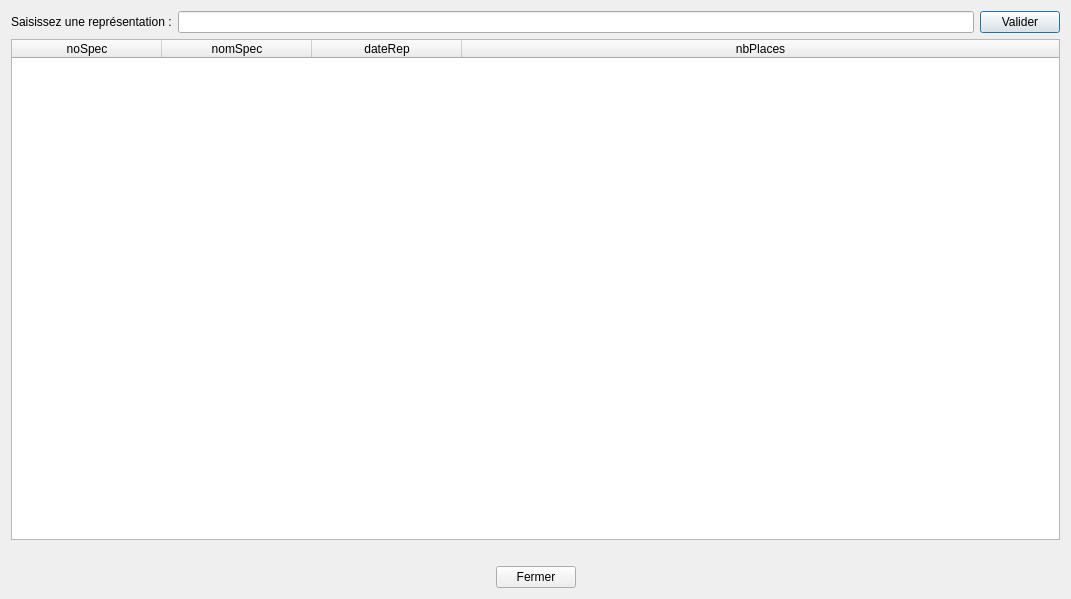
<?xml version="1.0" encoding="UTF-8"?>
<ui version="4.0">
 <class>tablesData</class>
 <widget class="QDialog" name="tablesData">
  <property name="geometry">
   <rect>
    <x>0</x>
    <y>0</y>
    <width>1071</width>
    <height>599</height>
   </rect>
  </property>
  <property name="sizePolicy">
   <sizepolicy hsizetype="Preferred" vsizetype="Preferred">
    <horstretch>0</horstretch>
    <verstretch>0</verstretch>
   </sizepolicy>
  </property>
  <property name="minimumSize">
   <size>
    <width>0</width>
    <height>0</height>
   </size>
  </property>
  <property name="windowTitle">
   <string>représentations et nombre de places réservées par spectacle (V1)</string>
  </property>
  <layout class="QVBoxLayout" name="verticalLayout">
   <item>
    <layout class="QHBoxLayout" name="horizontalLayout_2">
     <property name="bottomMargin">
      <number>0</number>
     </property>
     <item>
      <widget class="QLabel" name="label">
       <property name="text">
        <string>Saisissez une représentation :</string>
       </property>
      </widget>
     </item>
     <item>
      <widget class="QLineEdit" name="lineEdit">
       <property name="acceptDrops">
        <bool>false</bool>
       </property>
      </widget>
     </item>
     <item>
      <widget class="QPushButton" name="pushButton_2">
       <property name="text">
        <string>Valider</string>
       </property>
      </widget>
     </item>
    </layout>
   </item>
   <item>
    <widget class="QTableWidget" name="tableDev_1_2">
     <property name="minimumSize">
      <size>
       <width>0</width>
       <height>400</height>
      </size>
     </property>
     <attribute name="horizontalHeaderCascadingSectionResizes">
      <bool>true</bool>
     </attribute>
     <attribute name="horizontalHeaderMinimumSectionSize">
      <number>50</number>
     </attribute>
     <attribute name="horizontalHeaderDefaultSectionSize">
      <number>150</number>
     </attribute>
     <attribute name="horizontalHeaderStretchLastSection">
      <bool>true</bool>
     </attribute>
     <attribute name="verticalHeaderVisible">
      <bool>false</bool>
     </attribute>
     <attribute name="verticalHeaderStretchLastSection">
      <bool>false</bool>
     </attribute>
     <column>
      <property name="text">
       <string>noSpec</string>
      </property>
     </column>
     <column>
      <property name="text">
       <string>nomSpec</string>
      </property>
     </column>
     <column>
      <property name="text">
       <string>dateRep</string>
      </property>
     </column>
     <column>
      <property name="text">
       <string>nbPlaces</string>
      </property>
     </column>
    </widget>
   </item>
   <item>
    <widget class="QLabel" name="label_dev_1_2">
     <property name="text">
      <string/>
     </property>
    </widget>
   </item>
   <item>
    <layout class="QHBoxLayout" name="horizontalLayout">
     <item>
      <spacer name="horizontalSpacer">
       <property name="orientation">
        <enum>Qt::Horizontal</enum>
       </property>
       <property name="sizeHint" stdset="0">
        <size>
         <width>40</width>
         <height>20</height>
        </size>
       </property>
      </spacer>
     </item>
     <item>
      <widget class="QPushButton" name="pushButton">
       <property name="text">
        <string>Fermer</string>
       </property>
      </widget>
     </item>
     <item>
      <spacer name="horizontalSpacer_2">
       <property name="orientation">
        <enum>Qt::Horizontal</enum>
       </property>
       <property name="sizeHint" stdset="0">
        <size>
         <width>40</width>
         <height>20</height>
        </size>
       </property>
      </spacer>
     </item>
    </layout>
   </item>
  </layout>
 </widget>
 <resources/>
 <connections>
  <connection>
   <sender>pushButton</sender>
   <signal>clicked()</signal>
   <receiver>tablesData</receiver>
   <slot>close()</slot>
   <hints>
    <hint type="sourcelabel">
     <x>572</x>
     <y>588</y>
    </hint>
    <hint type="destinationlabel">
     <x>323</x>
     <y>169</y>
    </hint>
   </hints>
  </connection>
  <connection>
   <sender>pushButton_2</sender>
   <signal>clicked()</signal>
   <receiver>tablesData</receiver>
   <slot>refreshResult()</slot>
   <hints>
    <hint type="sourcelabel">
     <x>1035</x>
     <y>26</y>
    </hint>
    <hint type="destinationlabel">
     <x>983</x>
     <y>5</y>
    </hint>
   </hints>
  </connection>
 </connections>
 <slots>
  <slot>refreshSpectaclesData()</slot>
  <slot>refreshZonesData()</slot>
  <slot>refreshRepresentationsData()</slot>
  <slot>refreshResult()</slot>
 </slots>
</ui>
